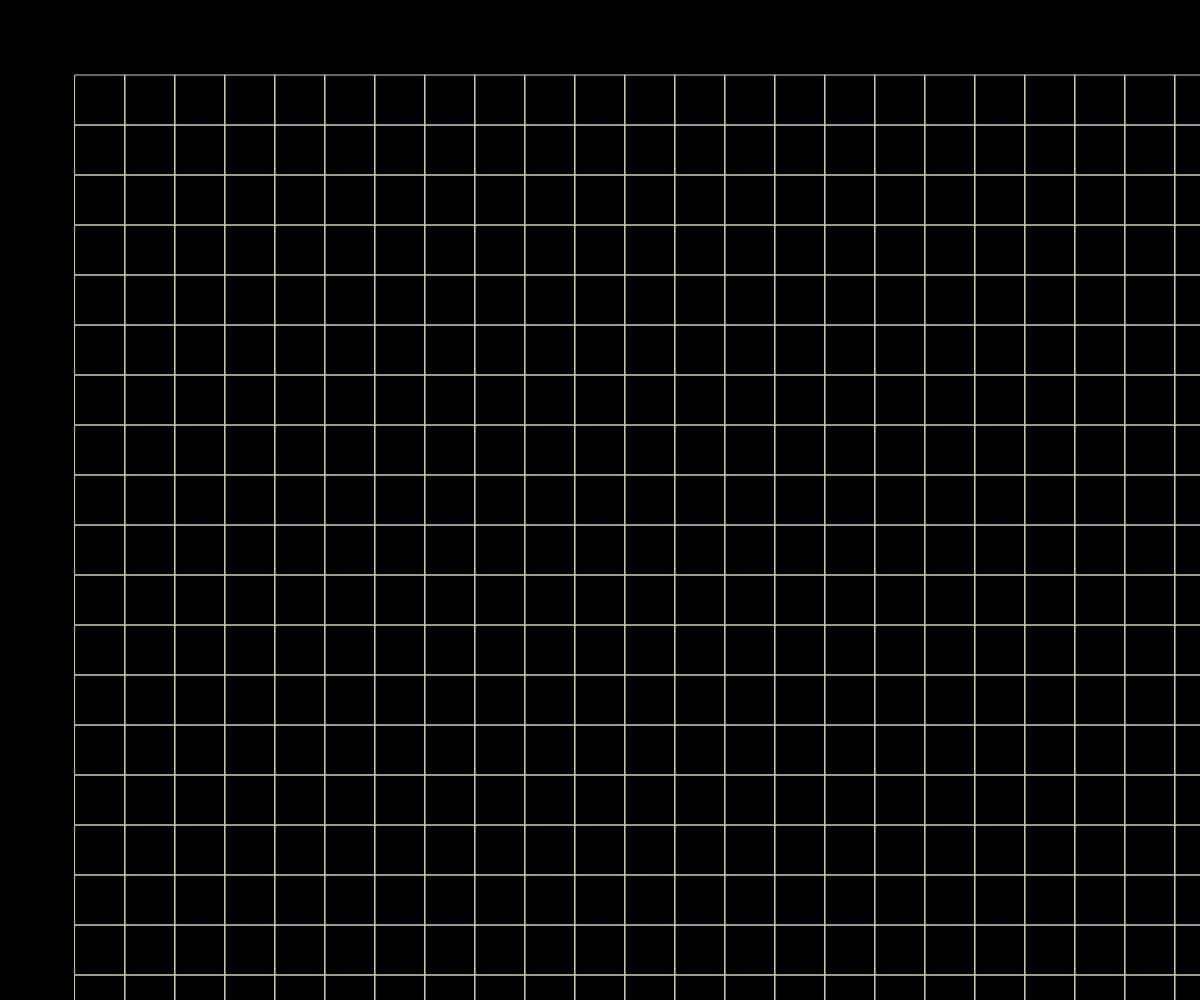
Frame 1 (no input)
Frame 60 (no input): identical to frame 1, image omitted
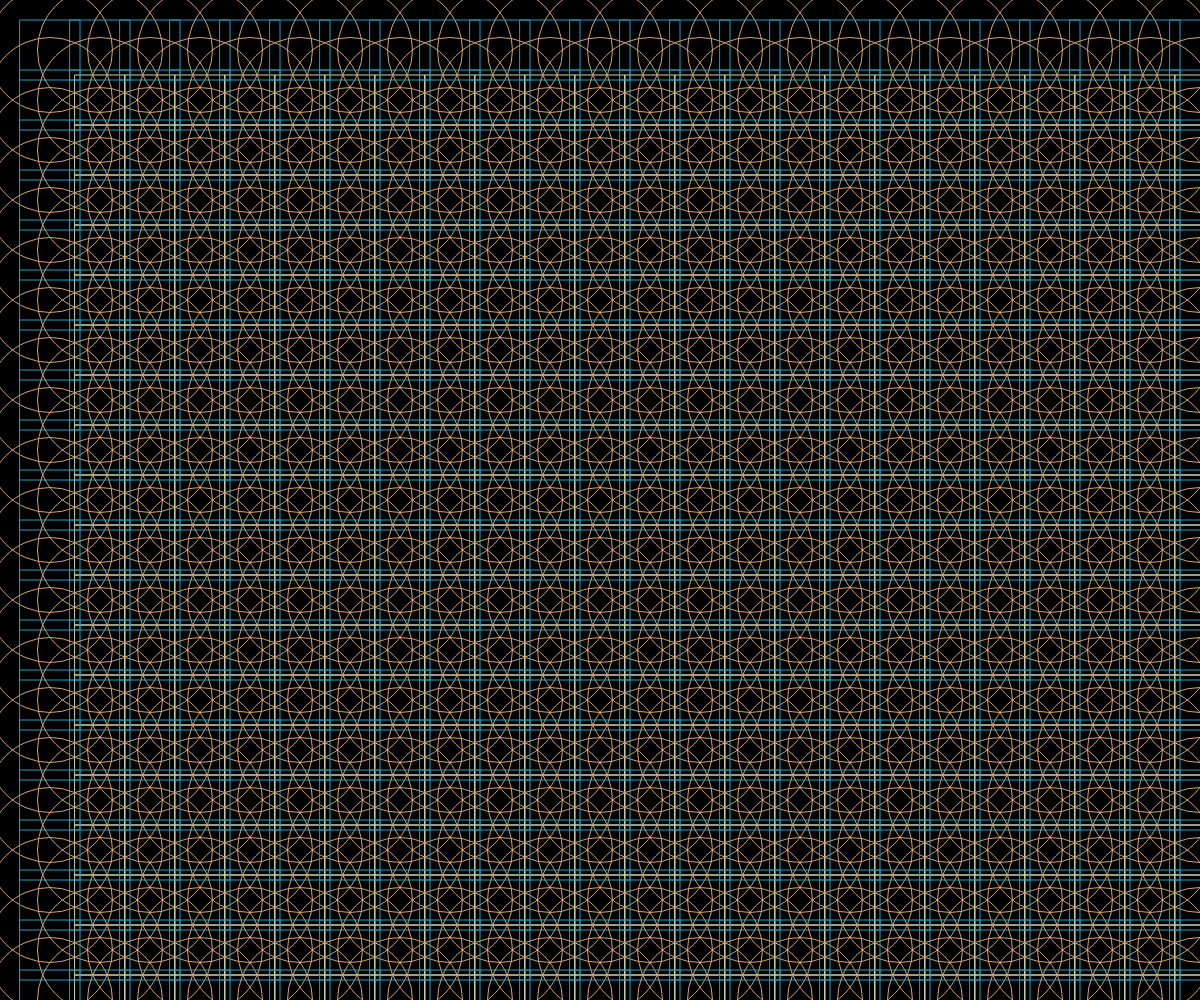
Frame 120 (the mouse pressed at the canvas centre since frame 60)

The p5.js sketch that drew these frames (run headless with seeded random() and noise() and a simulated clock; from frame 60 on, the mouse is pressed at the canvas centre):

// p5.js sketch
// ── sketch.js
function setup() {
  createCanvas(windowWidth, windowHeight);
}

function draw() {
  background(0);      //背景玵色為0黑色
  noFill()            //不充滿顏色
  stroke(255)         //框線顏色為255白色
  rectMode(CENTER)
  var w=mouseX/10

  for(var j=0;j<height/50;j++)
  {
    for(var i=0;i<width/50;i++)
    {
      stroke("#219ebc") //顏色
      rect(50+50*i,50+50*j,mouseX/10)

      stroke("#d4a373")
      ellipse(50+50*i,50+50*j,mouseY/4)

      stroke("#ccd5ae")
      rect(100+50*i,100+50*j,50)
    }
  }
}





  //for(var i=0;i<width/100;i++)
  //{
    //rect(50+100*i,50+100*0,100,) //大方型
   // ellipse(50+100*i,50+100*0,50)//方形中間的圓形
    //rect(100+100*i,100+100*0,50) //小方形
  //}
    //for(var i=0;i<width/100;i++)
   //{
   // rect(50+100*i,50+100*1,100,) //大方型
    //ellipse(50+100*i,50+100*1,50)//方形中間的圓形
    //rect(100+100*i,100+100*1,50) //小方形
   //}
   //}
  
